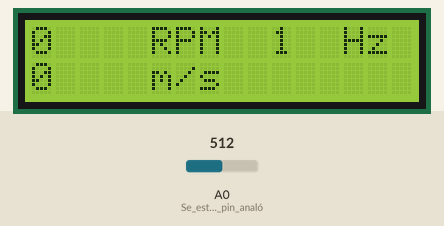
Recording of a sketch running on a simulated Arduino Uno, built with avr-gcc and run on an emulated ATmega328P. On the bench: 16×2 character LCD. Inputs (shaded band) come from the test bench; at power-on: A0 (Se_establece_el_pin_analó) = 512. What the sketch prints to the serial monitor is not drawn.

Above: at 1.6 s.
At 3.1 s:
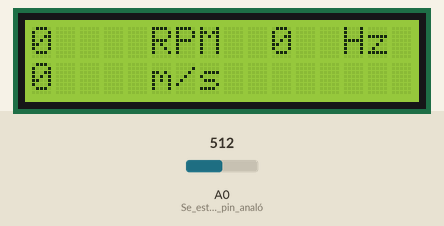

Measured:
- what the display in image 0 shows lasts 1.5 s, from 1.5 s to 3.0 s

The sketch:

encoder.ino
```cpp
/*
FRECUENCIMETRO

 Este frecuencímetro puede leer frecuencias de 1Hz a 3Khz.

 El error puede rondar el +/- 1Hz.

 Muestra las lecturas a través del puerto serie a intervalos de 1 segundo.

 Este frecuencímetro dispone de un ajuste automático de ganancia, que le permite ajustarse a la mayor señal y eliminar así, lecturas correspondientes a ruidos de fondo de algún tipo.

PLATAFORMA

Este programa a sido probado en un arduino duemilanove y a sido comprobado su correcto funcionamiento.

CONEXIONADO

 El pin analógico CERO, es el pin de entrada de frecuencias.

Si se quieren medir corrientes alternas, será necesario poner dos resistencias de entorno a 1000 ohmios en serie y conectar un extremo de las resistencias en serie a masa y el otro extremo al polo positivo. De entre las dos resistencias puestas en serie, se conectaría al pin cero analógico y del pin cero analógico sacaríamos un terminal, que sería por el que entraría la señal a medir. Las resistencias se conectan de este modo para hacer un divisor de tensión, que haga que la entrada analógica del arduino esté a un voltaje intermedio entre masa y el positivo. También se podría poner en serie un condensador entre el pin cero analógico y el terminal por el que va a entrar la señal alterna, para separar el arduino de las corrientes continuas.

NOTA IMPORTANTE:

 La entrada analógica solo puede entrar una señal de como mucho 5v, de lo contrario, podríamos romper el arduino. Se podría poner un diodo zener de algo menos de 5v, para cortocircuitar los picos te tensión superiores a 5V, entre el terminal cero analógico y masa.

AUTOR: Mario R.P - mariorp@terra.es - 13-6-2012

*/

long rango=2; // este es el rongo por el que se disparará la salida 2 y pasa a estado lógico 1
long ultimamedicion; // contiene el valor de la última medición que disparó a lógico 1, la salida 2
int ciclo=0; // 1=alto 0=bajo
int cambiodeciclo=0;
int picodetension;
int valledetension=1023;
long contadorvisualizacion;
long contadorciclo;

#include <LiquidCrystal.h>
LiquidCrystal lcd(7, 8, 9, 10, 11, 12);

void setup() {

 Serial.begin(9600);
 pinMode(A0, INPUT); // Se establece el pin analógico 0 como pin de lectura de datos.

 lcd.begin(16, 2);  // intialise the LCD
}

void loop() {

 long sensorValue = analogRead(A0); // Se vuelca a la varibla sensorValue el valor de la tensión medida por el pin 0 analógico
 long rpm=(contadorciclo/36)*60;
 long ms=(rpm/60)*.7;

   if (micros()>contadorvisualizacion+1000000) // Muestra por el puerto serie los resultados, transcurrido un segundo

   {

        // AQUÍ SE IMPRIME EN EL PUERTO SERIE LOS RESULTADOS

        Serial.print("Hz=");
        Serial.println(contadorciclo);
        delay(500);

        Serial.print("RPM= ");
        Serial.println(rpm);

        Serial.print("m/s= ");
        Serial.println(ms);

        lcd.clear();
        lcd.setCursor(0,0);
        lcd.print(rpm);
        lcd.setCursor(5,0);
        lcd.print("RPM");
   //delay(1000);

        lcd.setCursor(0,1);
        lcd.print(ms);
        lcd.setCursor(5,1);
        lcd.print("m/s");

        lcd.setCursor(10,0);
        lcd.print(contadorciclo);
        lcd.setCursor(12,0);
        lcd.print(" Hz");


        rango=(2+((picodetension-valledetension)/5)); // SE CALCULA EL GANGO MÁS ADECUADO PARA LA SEÑAL, CON EL FIN, DE REDUCIR ERRORES EN SEÑALES CON RUIDO DE FONDO
        contadorvisualizacion=micros();//SE ASIGNA A LA VARIABLE CONTADORVISUALIZACIÓN EL TIEMPO EN MICROSENGUNDOS QUE LLEVA EL PROGRAMA EN EJECUCIÓN
        picodetension=sensorValue;//SE ASIGNA A LA VARIABLE PICODETENSIÓN EL VALOR DE LA TENSIÒN LEIDA POR EL PUERTO ANALÓGICO CERO
        valledetension=sensorValue;//SE ASIGNA A LA VALLEDETENSION EL VALOR DE LA TENSIÒN LEIDA POR EL PUERTO ANALÓGICO CERO
        contadorciclo=0; // SE PONE A CERO LOS CICLOS CONTADOS O HERCIOS.
   }


 if (sensorValue >= ( ultimamedicion+rango) ) // La salida 2 pasa a 1 logico si la tensión medida en la entrada analógica 0 es mayor que la anterior lectura + latensión de RANGO

 {

   ultimamedicion = sensorValue;  // SE ASIGANA A LA VARIABLE ULTIMAMEDICION EL VALOR LEIDO POR LA ENTRADA ANALÓGICA CERO
   ciclo=1;

   if (sensorValue>picodetension) // SI LA TENSIÓN MEDIDA POR LA ENTRADA CERO, ES LA MAYOR DETECTADA, SE ASIGNA A LA VARIABLE PICODETENSIÓN EL VALOR LEYDO POR AL ENTRADA CERO ANALÓGICA

   {
   picodetension=sensorValue; // SE ASIGNA EL VALOR LEYDO POR LA ENTRADA CERO ANALÓGICA A LA VARIABLE PICODETENSIÓN.
   }

 }


 if (sensorValue <= ( ultimamedicion-rango))  // La salida 2 pasa a 1 lógico si la tensión medida en la entrada analógica 0 es menor que la anterior lectura - la tensión de RANGO

 {

   ultimamedicion = sensorValue; // SE ASIGNA A LA VARIABLE ULTIMAMEDICIÓN LA LECTURA MEDIDA POR EL PUERTO ANALÓGICO CERO
   ciclo=0; // EL CICLO SE PONE A CERO, ES DECIR, QUE EL VOLTAJE EMPIEZA A BAJAR DESDE EL PICO DE TENSIÓN MÁS ALTA

   if (sensorValue<valledetension) // SE CUMPLE LA CONDICIÓN SI LA TENSIÓN DETECTADA POR EL PUERTO ANALÓGICO CERO ES MENOR QUE LA CONTENIDA EN LA VARIABLE VALLEDETENSIÓN
   {
   valledetension=sensorValue; //Se asigna a la variable valledetensión el valor medido por la entrada analógica cero
   }

 }


if (ciclo==1 && cambiodeciclo==0)

   {
     cambiodeciclo=1;
     contadorciclo++;
   }

if (ciclo==0 && cambiodeciclo==1)

   {
     cambiodeciclo=0;
   }

}
```
